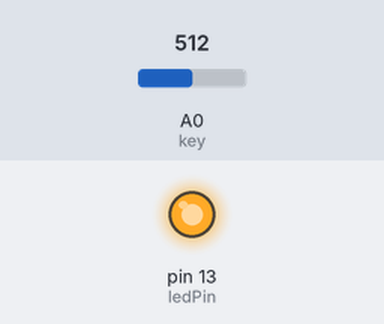
Recording of a sketch running on a simulated Arduino Uno, built with avr-gcc and run on an emulated ATmega328P. Parts: output pins drawn as LEDs (lit = HIGH). The test bench sets the inputs (shaded band); at power-on: A0 (key) = 512. What the sketch prints to the serial monitor is not drawn.

Above: at 1.2 s.
1.3 s: A0 (key) set to 488
At 2.5 s:
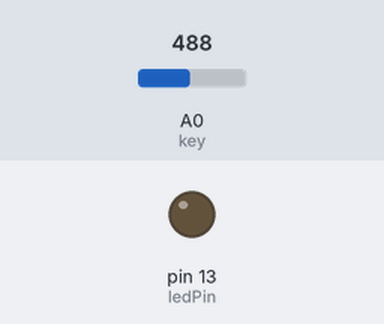
2.8 s: A0 (key) set to 510
At 3.8 s:
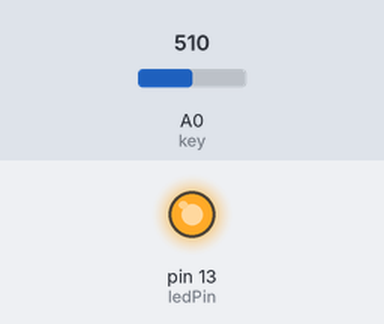
4.3 s: A0 (key) set to 490
At 4.9 s:
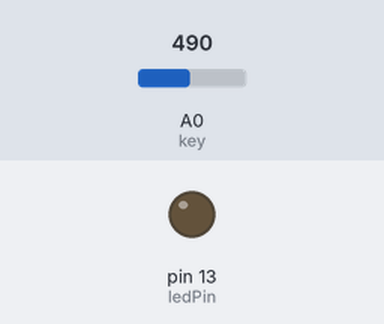
Timing chart, 0 to 7.3 s (numbered marks = the images above; inputs shaded):
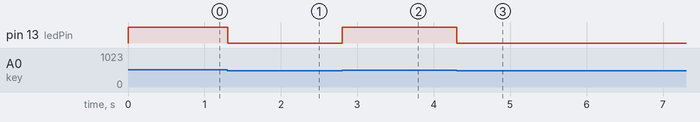

The sketch:

input.ino
```cpp
int key = A0;
int ledPin = 13;
int keyValue = 0;
int status = 0;
void setup(){
  Serial.begin(9600);
  pinMode(ledPin, OUTPUT);
  pinMode(key, INPUT);
}

void loop(){
  keyValue = analogRead(key);
  if(keyValue > 500){
    digitalWrite(ledPin, HIGH);
  }
  else{
    digitalWrite(ledPin, LOW);
  }
  status = digitalRead(ledPin);
  Serial.println(status);

}
```

Measured:
- the behaviour switches between 501 and 500 on A0 (key) (found by bisection; images 0 and 1)
- after the input at 1.3 s, pin 13 (ledPin): HIGH → LOW at once
- after the input at 2.8 s, pin 13 (ledPin): LOW → HIGH at once
- after the input at 4.3 s, pin 13 (ledPin): HIGH → LOW at once
